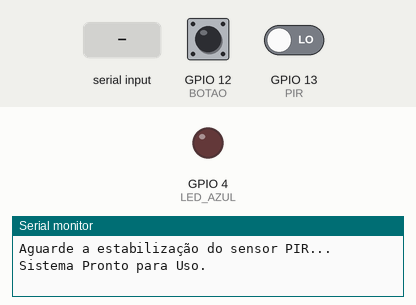
The sketch below on a simulated ESP32. Shown: output pins drawn as LEDs (lit = HIGH), the last lines printed to the serial monitor. Dashed ring = blinking. The test bench sets the inputs (shaded band); at power-on: GPIO 13 (PIR) LOW, GPIO 12 (BOTAO) LOW.

Above: at 6.2 s.
6.3 s: GPIO 13 (PIR) driven HIGH
At 6.37 s:
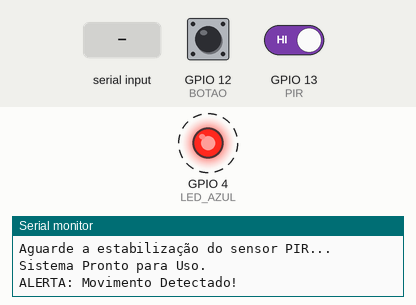
9.3 s: GPIO 12 (BOTAO) pulled HIGH for 0.15 s
At 10.1 s:
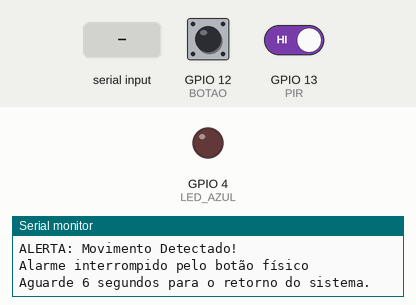
12.4 s: "SENAC\n" received over Serial
At 13.0 s:
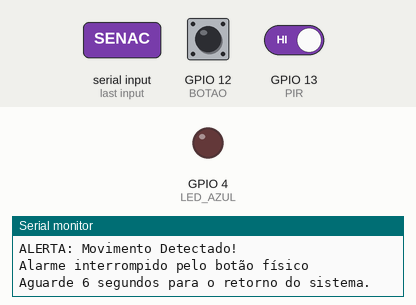
15.4 s: "1\n" received over Serial
18.4 s: GPIO 12 (BOTAO) pulled HIGH for 3.2 s
At 19.3 s:
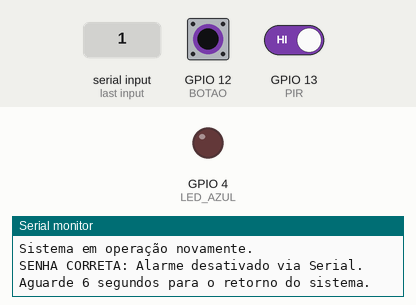
23.1 s: GPIO 13 (PIR) driven LOW
Timing chart, 0 to 26.1 s (numbered marks = the images above; inputs shaded):
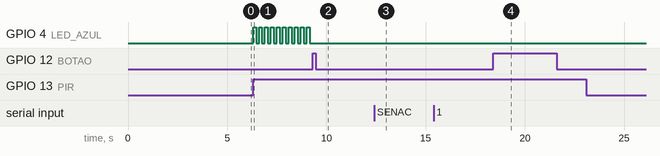

Measured:
- after the input at 6.3 s, GPIO 4 (LED_AZUL): alternates HIGH for 0.15 s and LOW for 0.15 s, starting at once
- after the input at 9.3 s, GPIO 4 (LED_AZUL): stops changing and stays LOW
- after the input at 12.4 s, GPIO 4 (LED_AZUL): stays LOW (without the input it goes to HIGH after 2.9 s)
- after the input at 15.4 s, every drawn part: stays the same
- after the input at 18.4 s, GPIO 4 (LED_AZUL): stops changing and stays LOW
- after the input at 23.1 s, every drawn part: stays the same

The sketch:

sketch.ino
```cpp
#define BOTAO 12
#define LED_AZUL 4
#define PIR 13

bool alarmeDisparado = false;
unsigned long ultimoTempoPisca = 0;
const long intervalo = 150;
int estadoLed = LOW;

void setup() {
  Serial.begin(115200);

  pinMode(BOTAO, INPUT);
  pinMode(LED_AZUL, OUTPUT);
  digitalWrite(LED_AZUL, LOW);
  pinMode(PIR, INPUT);

  Serial.println("Sistema de Alarme - Iniciado");
  Serial.println("Digite 'SENAC' no monitor serial para desativar quando disparar.");
  Serial.println("Aguarde a estabilização do sensor PIR...");
  delay(5000);
  Serial.println("Sistema Pronto para Uso.");
}

void loop() {
  // PARTE 1: Monitoramento (Só se não estiver disparado)
  if(!alarmeDisparado) {
    int estadoPir = digitalRead(PIR);
    if(estadoPir == HIGH) {
      Serial.println("ALERTA: Movimento Detectado!");
      alarmeDisparado = true;
    }
  }

  // PARTE 2: Ações quando disparado
  if(alarmeDisparado) {
    piscaLed();       // Pisca sem travar (millis)
    verificarBotao(); // Verifica botão físico

    // Nova função: Verifica o monitor serial
    if(Serial.available() > 0) {
      String entrada = Serial.readStringUntil('\n');
      entrada.trim();         // Remove espaços e quebras de linha (\n)

      desativarPorSenha(entrada);
    }
  }
}

void desativarPorSenha(String senha) {
  // Verifica se a senha é exatamente "SENAC"
  if (senha == "SENAC") {
    Serial.println("SENHA CORRETA: Alarme desativado via Serial.");
    alarmeDisparado = false;
    digitalWrite(LED_AZUL, LOW);

    // Pausa dramática para reinício (igual ao botão)
    Serial.println("Aguarde 6 segundos para o retorno do sistema.");
    delay(6000);
    Serial.println("Sistema em operação novamente.");
  } else {
    Serial.println("SENHA INCORRETA");
  }
}

void verificarBotao() {
  int estadoBotao = digitalRead(BOTAO);
  if(estadoBotao == HIGH) {
    Serial.println("Alarme interrompido pelo botão físico");
    alarmeDisparado = false;
    digitalWrite(LED_AZUL, LOW);
    Serial.println("Aguarde 6 segundos para o retorno do sistema.");
    delay(6000);
    Serial.println("Sistema em operação novamente.");
  }
}

void piscaLed() {
  unsigned long tempoAtual = millis();
  if(tempoAtual - ultimoTempoPisca >= intervalo) {
    ultimoTempoPisca = tempoAtual;

    estadoLed = !estadoLed;
    digitalWrite(LED_AZUL, estadoLed);
  }

}
```
